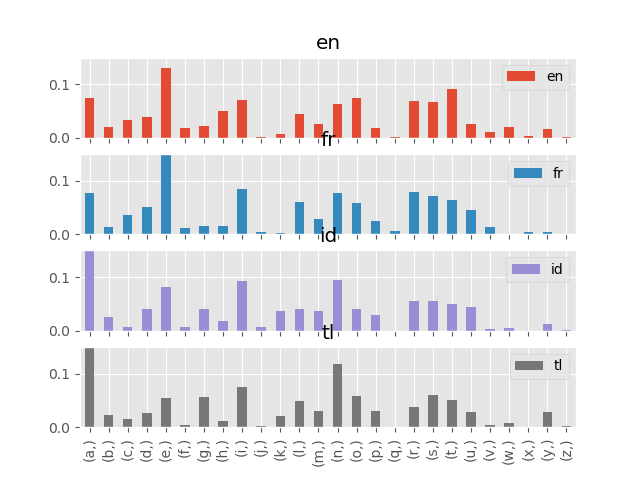

Generate this figure with Python:
import matplotlib.pyplot as plt
import pandas as pd
import json
# 알파벳 출현 빈도 데이터 읽어 들이기 --- (※1)
with open("C:/Data/test/lang/freq.json", "r", encoding="utf-8") as fp:
    freq = json.load(fp)
# 언어마다 계산하기 --- (※2)
lang_dic = {}
for i, lbl in enumerate(freq[0]["labels"]):
    fq = freq[0]["freqs"][i]
    if not (lbl in lang_dic):
        lang_dic[lbl] = fq
        continue
    for idx, v in enumerate(fq):
        lang_dic[lbl][idx] = (lang_dic[lbl][idx] + v) / 2
# Pandas의 DataFrame에 데이터 넣기 --- (※3)
asclist = [[chr(n) for n in range(97,97+26)]]
df = pd.DataFrame(lang_dic, index=asclist)
print(df)
# 그래프 그리기 --- (※4)
plt.style.use('ggplot')
df.plot(kind="bar", subplots=True, ylim=(0,0.15))
plt.show()
